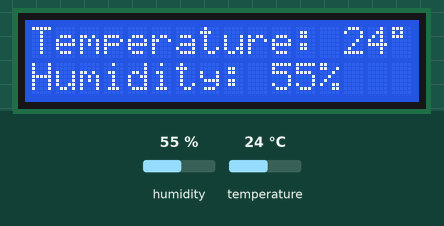
The sketch below on a simulated Arduino Uno, built with avr-gcc and run on an emulated ATmega328P. Shown: 16×2 character LCD. The test bench sets the inputs (shaded band); at power-on: humidity 55 %, temperature 24 °C.

Above: at 1.2 s.
1.3 s: humidity set to 22 %
At 3.2 s:
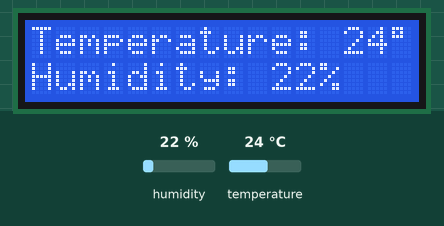
3.6 s: temperature set to 12 °C
At 6.4 s:
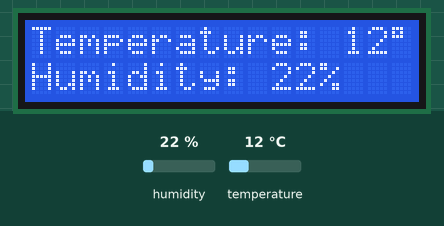
6.7 s: humidity set to 40 %
At 8.7 s:
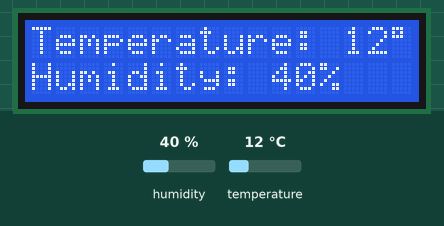
9.7 s: temperature set to 19 °C
At 12.0 s:
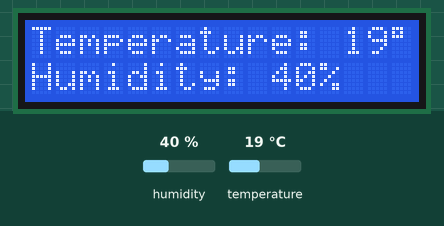
Timing chart, 0 to 13.5 s (numbered marks = the images above; inputs shaded):
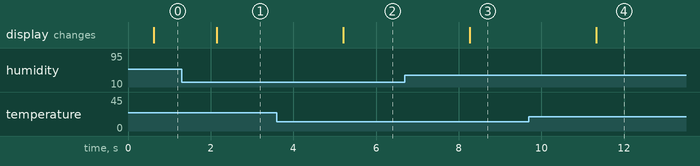

Measured:
- after the input at 1.3 s, the display: changes after 0.85 s (image 1)
- after the input at 3.6 s, the display: changes after 1.6 s (image 2)
- after the input at 6.7 s, the display: changes after 1.6 s (image 3)
- after the input at 9.7 s, the display: changes after 1.6 s (image 4)

The sketch:

weather_station.ino
```cpp
#include <LiquidCrystal_I2C.h>
#include  <Wire.h>
#include <DHT11.h>

LiquidCrystal_I2C lcd(0x27,  16, 2);
DHT11 dht11(5);

void setup() {
  lcd.init();
  lcd.backlight();
  lcd.setCursor(0, 0);
  lcd.print("Temperature: ");
  lcd.setCursor(0, 1);
  lcd.print("Humidity: ");
}
void loop() {
  int temperature = 0;
  int humidity = 0;
  int result = dht11.readTemperatureHumidity(temperature, humidity);

  if(!result) {
    lcd.setCursor(13, 0);
    lcd.print(temperature);
    lcd.print("\xDF""");
    lcd.setCursor(10, 1);
    lcd.print(humidity);
    lcd.print("%");
  }

  delay(1000);
}
```
